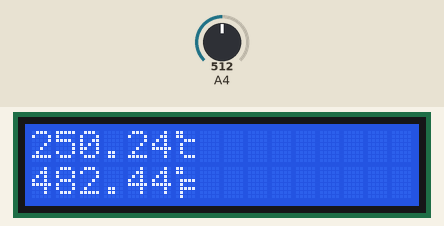
Simulated run of this sketch. Board: Arduino Uno, built with avr-gcc and run on an emulated ATmega328P. Shown: 16×2 character LCD. The test bench sets the inputs (shaded band); at power-on: A4 = 512.

Above: at 1.2 s.
1.3 s: A4 set to 716
At 6.2 s:
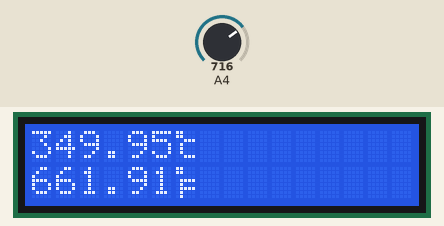
7.3 s: A4 set to 900
At 11.4 s:
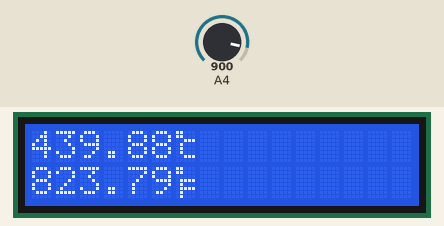
13.3 s: A4 set to 1023
At 15.4 s:
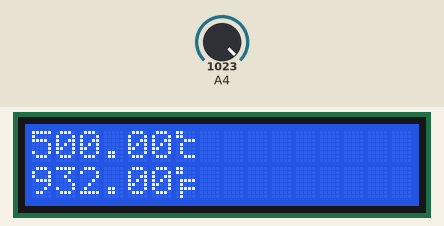
Timing chart, 0 to 16.9 s (numbered marks = the images above; inputs shaded):
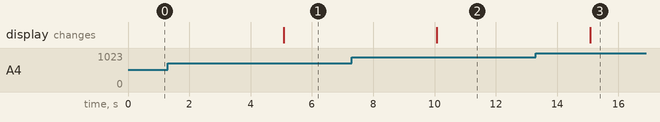

Measured:
- after the input at 1.3 s, the display: changes after 3.8 s (image 1)
- after the input at 7.3 s, the display: changes after 2.8 s (image 2)
- after the input at 13.3 s, the display: changes after 1.8 s (image 3)

The sketch:

Sensor_temperatura_com_LCD.ino
```cpp
#include<LiquidCrystal.h>

LiquidCrystal lcd(2,3,4,10,11,12,13);
float c, f, a;

byte celsius[8] = {
  B11000,
  B11000,
  B00111,
  B01000,
  B01000,
  B01000,
  B00111,
  B00000
};

byte fahrenheit[8] = {
  B11000,
  B11000,
  B00000,
  B01111,
  B01000,
  B01111,
  B01000,
  B01000
};

void setup() {
  pinMode(A4, INPUT);
  lcd.createChar(0,celsius);
  lcd.createChar(1,fahrenheit);
  lcd.begin(16,2);
}

void loop() {
  a = analogRead(A4);
  c = a*5/(10.23); // °C
  f = c*1.8+32; // °F

  lcd.clear();
  lcd.setCursor(0,0);
  lcd.print(c);
  lcd.write(byte(0));
  lcd.setCursor(0,1);
  lcd.print(f);
  lcd.write(byte(1));
  delay(5000);
}
```
